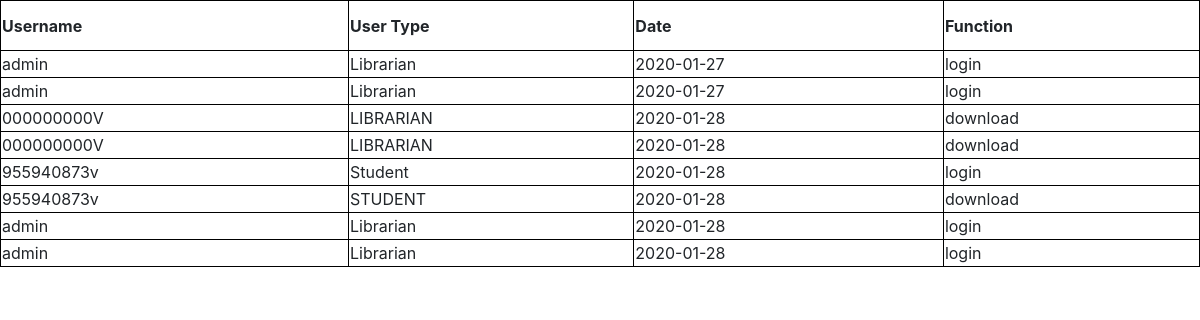
/PastPapers/logfile/index.php (signed in), run on the app's committed database.
### tables this page shows
CREATE TABLE `log_file` (
  `Id` int(11) NOT NULL,
  `UserName` varchar(20) NOT NULL,
  `UserType` varchar(20) NOT NULL,
  `DateTime` date NOT NULL,
  `Function` varchar(15) NOT NULL
);

### PastPapers/logfile/index.php (the view, shortened to what this page needs)
<!DOCTYPE html>
<html>
    <head>
        <link rel="stylesheet" href="https://stackpath.bootstrapcdn.com/bootstrap/4.4.1/css/bootstrap.min.css">
    </head>
        <table>
        <tr>
            <th>Username</th>
            <th>User Type</th>
            <th>Date</th>
            <th>Function</td>
</tr>
</html>
<?php
$conn = mysqli_connect("localhost", "root", "", "pastpapers");
$sql = "SELECT * FROM log_file";
$result = $conn->query($sql);
if ($result->num_rows > 0) {
while($row = $result->fetch_assoc()) {
echo "<tr><td>" . $row["UserName"]. "</td><td>" .$row["UserType"]. "</td><td>" . $row["DateTime"] . "</td><td>"
. $row["Function"]."</td></tr>";
}
} else { echo "0 results"; }
?>

### PastPapers/logfile/index.php (style rules this page uses)
table, td, th { border: 1px solid black; }
table { border-collapse: collapse; width: 100%; }
th { height: 50px; }

### data on the page
log_file: UserName "admin", UserType "Librarian", DateTime "2020-01-27", Function "login"
log_file: UserName "admin", UserType "Librarian", DateTime "2020-01-27", Function "login"
log_file: UserName "000000000V", UserType "LIBRARIAN", DateTime "2020-01-28", Function "download"
log_file: UserName "000000000V", UserType "LIBRARIAN", DateTime "2020-01-28", Function "download"
log_file: UserName "955940873v", UserType "Student", DateTime "2020-01-28", Function "login"
log_file: UserName "955940873v", UserType "STUDENT", DateTime "2020-01-28", Function "download"
log_file: UserName "admin", UserType "Librarian", DateTime "2020-01-28", Function "login"
log_file: UserName "admin", UserType "Librarian", DateTime "2020-01-28", Function "login"
